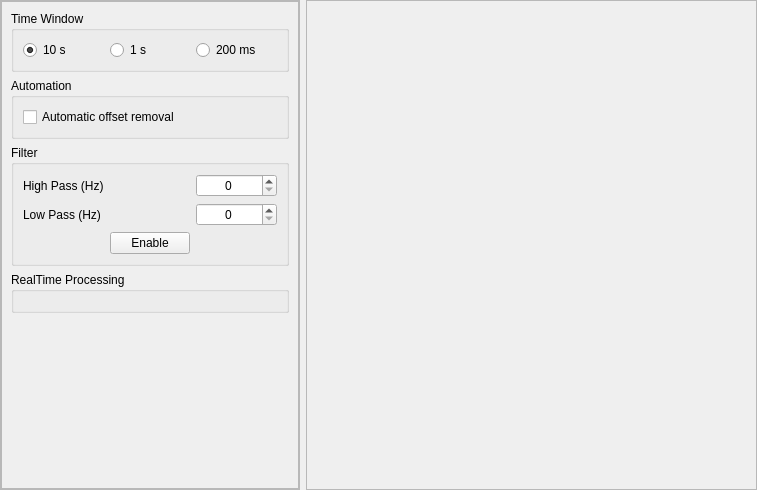
<?xml version="1.0" encoding="UTF-8"?>
<ui version="4.0">
 <class>Acquisition</class>
 <widget class="QWidget" name="Acquisition">
  <property name="geometry">
   <rect>
    <x>0</x>
    <y>0</y>
    <width>757</width>
    <height>490</height>
   </rect>
  </property>
  <property name="windowTitle">
   <string>Form</string>
  </property>
  <layout class="QHBoxLayout" name="horizontalLayout">
   <property name="leftMargin">
    <number>0</number>
   </property>
   <property name="topMargin">
    <number>0</number>
   </property>
   <property name="rightMargin">
    <number>0</number>
   </property>
   <property name="bottomMargin">
    <number>0</number>
   </property>
   <item>
    <widget class="QFrame" name="frame_sidebar">
     <property name="minimumSize">
      <size>
       <width>300</width>
       <height>0</height>
      </size>
     </property>
     <property name="maximumSize">
      <size>
       <width>300</width>
       <height>16777215</height>
      </size>
     </property>
     <property name="frameShape">
      <enum>QFrame::StyledPanel</enum>
     </property>
     <property name="frameShadow">
      <enum>QFrame::Raised</enum>
     </property>
     <layout class="QVBoxLayout" name="verticalLayout">
      <property name="leftMargin">
       <number>0</number>
      </property>
      <property name="topMargin">
       <number>0</number>
      </property>
      <property name="rightMargin">
       <number>0</number>
      </property>
      <property name="bottomMargin">
       <number>0</number>
      </property>
      <item>
       <widget class="QScrollArea" name="scrollArea">
        <property name="widgetResizable">
         <bool>true</bool>
        </property>
        <widget class="QWidget" name="scrollAreaWidgetContents">
         <property name="geometry">
          <rect>
           <x>0</x>
           <y>0</y>
           <width>296</width>
           <height>486</height>
          </rect>
         </property>
         <layout class="QVBoxLayout" name="verticalLayout_3">
          <item>
           <widget class="QGroupBox" name="group_time_window">
            <property name="title">
             <string>Time Window</string>
            </property>
            <layout class="QHBoxLayout" name="horizontalLayout_3">
             <item>
              <widget class="QRadioButton" name="radio_10s">
               <property name="text">
                <string>10 s</string>
               </property>
               <property name="checked">
                <bool>true</bool>
               </property>
              </widget>
             </item>
             <item>
              <widget class="QRadioButton" name="radio_1s">
               <property name="text">
                <string>1 s</string>
               </property>
              </widget>
             </item>
             <item>
              <widget class="QRadioButton" name="radio_200ms">
               <property name="text">
                <string>200 ms</string>
               </property>
              </widget>
             </item>
            </layout>
           </widget>
          </item>
          <item>
           <widget class="QGroupBox" name="group_automation">
            <property name="title">
             <string>Automation</string>
            </property>
            <layout class="QVBoxLayout" name="verticalLayout_2">
             <item>
              <widget class="QCheckBox" name="chk_auto_offset">
               <property name="text">
                <string>Automatic offset removal</string>
               </property>
              </widget>
             </item>
            </layout>
           </widget>
          </item>
          <item>
           <widget class="QGroupBox" name="group_filter">
            <property name="title">
             <string>Filter</string>
            </property>
            <layout class="QGridLayout" name="gridLayout">
             <item row="1" column="0">
              <widget class="QLabel" name="lbl_lp">
               <property name="text">
                <string>Low Pass (Hz)</string>
               </property>
              </widget>
             </item>
             <item row="0" column="0">
              <widget class="QLabel" name="lbl_hp">
               <property name="text">
                <string>High Pass (Hz)</string>
               </property>
              </widget>
             </item>
             <item row="2" column="2">
              <widget class="QPushButton" name="btn_enable_filter">
               <property name="text">
                <string>Enable</string>
               </property>
              </widget>
             </item>
             <item row="0" column="3">
              <widget class="QSpinBox" name="spin_hp">
               <property name="alignment">
                <set>Qt::AlignCenter</set>
               </property>
               <property name="maximum">
                <number>250</number>
               </property>
              </widget>
             </item>
             <item row="2" column="0">
              <spacer name="horizontalSpacer">
               <property name="orientation">
                <enum>Qt::Horizontal</enum>
               </property>
               <property name="sizeHint" stdset="0">
                <size>
                 <width>40</width>
                 <height>20</height>
                </size>
               </property>
              </spacer>
             </item>
             <item row="2" column="3">
              <spacer name="horizontalSpacer_2">
               <property name="orientation">
                <enum>Qt::Horizontal</enum>
               </property>
               <property name="sizeHint" stdset="0">
                <size>
                 <width>40</width>
                 <height>20</height>
                </size>
               </property>
              </spacer>
             </item>
             <item row="1" column="3">
              <widget class="QSpinBox" name="spin_lp">
               <property name="alignment">
                <set>Qt::AlignCenter</set>
               </property>
               <property name="maximum">
                <number>250</number>
               </property>
              </widget>
             </item>
            </layout>
           </widget>
          </item>
          <item>
           <widget class="QGroupBox" name="group_processing">
            <property name="title">
             <string>RealTime Processing</string>
            </property>
            <layout class="QVBoxLayout" name="verticalLayout_4">
             <item>
              <layout class="QVBoxLayout" name="layout_processings"/>
             </item>
            </layout>
           </widget>
          </item>
          <item>
           <layout class="QVBoxLayout" name="layout_controls"/>
          </item>
          <item>
           <spacer name="verticalSpacer">
            <property name="orientation">
             <enum>Qt::Vertical</enum>
            </property>
            <property name="sizeHint" stdset="0">
             <size>
              <width>20</width>
              <height>40</height>
             </size>
            </property>
           </spacer>
          </item>
         </layout>
        </widget>
       </widget>
      </item>
     </layout>
    </widget>
   </item>
   <item>
    <widget class="QFrame" name="frame_plotter">
     <property name="frameShape">
      <enum>QFrame::StyledPanel</enum>
     </property>
     <property name="frameShadow">
      <enum>QFrame::Raised</enum>
     </property>
     <layout class="QHBoxLayout" name="horizontalLayout_2">
      <property name="leftMargin">
       <number>0</number>
      </property>
      <property name="topMargin">
       <number>0</number>
      </property>
      <property name="rightMargin">
       <number>0</number>
      </property>
      <property name="bottomMargin">
       <number>0</number>
      </property>
      <item>
       <layout class="QVBoxLayout" name="layout_frame_plotter"/>
      </item>
     </layout>
    </widget>
   </item>
  </layout>
 </widget>
 <resources/>
 <connections/>
</ui>
